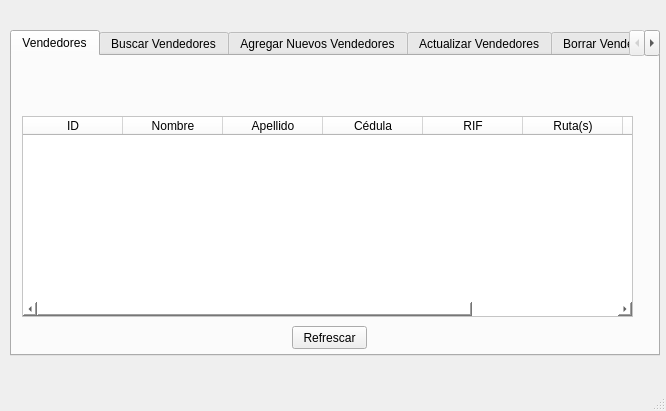
<?xml version="1.0" encoding="UTF-8"?>
<ui version="4.0">
 <class>Vendedores</class>
 <widget class="QMainWindow" name="Vendedores">
  <property name="geometry">
   <rect>
    <x>0</x>
    <y>0</y>
    <width>666</width>
    <height>411</height>
   </rect>
  </property>
  <property name="windowTitle">
   <string>MainWindow</string>
  </property>
  <widget class="QWidget" name="centralwidget">
   <widget class="QTabWidget" name="Vendedores_t">
    <property name="geometry">
     <rect>
      <x>10</x>
      <y>30</y>
      <width>650</width>
      <height>326</height>
     </rect>
    </property>
    <property name="currentIndex">
     <number>0</number>
    </property>
    <property name="iconSize">
     <size>
      <width>18</width>
      <height>18</height>
     </size>
    </property>
    <widget class="QWidget" name="Vendedores_t4">
     <attribute name="title">
      <string>Vendedores</string>
     </attribute>
     <widget class="QPushButton" name="refrescar_t1">
      <property name="geometry">
       <rect>
        <x>280</x>
        <y>270</y>
        <width>75</width>
        <height>23</height>
       </rect>
      </property>
      <property name="text">
       <string>Refrescar</string>
      </property>
     </widget>
     <widget class="QTableWidget" name="tableWidget_4">
      <property name="geometry">
       <rect>
        <x>10</x>
        <y>60</y>
        <width>611</width>
        <height>201</height>
       </rect>
      </property>
      <property name="maximumSize">
       <size>
        <width>611</width>
        <height>201</height>
       </size>
      </property>
      <property name="styleSheet">
       <string notr="true">background-color:rgb(255, 255, 255);</string>
      </property>
      <column>
       <property name="text">
        <string>ID</string>
       </property>
      </column>
      <column>
       <property name="text">
        <string>Nombre</string>
       </property>
      </column>
      <column>
       <property name="text">
        <string>Apellido</string>
       </property>
      </column>
      <column>
       <property name="text">
        <string>Cédula</string>
       </property>
      </column>
      <column>
       <property name="text">
        <string>RIF</string>
       </property>
      </column>
      <column>
       <property name="text">
        <string>Ruta(s)</string>
       </property>
      </column>
      <column>
       <property name="text">
        <string>Residencia</string>
       </property>
      </column>
      <column>
       <property name="text">
        <string>Telefono</string>
       </property>
      </column>
     </widget>
    </widget>
    <widget class="QWidget" name="Vendedores_t2">
     <attribute name="title">
      <string>Buscar Vendedores</string>
     </attribute>
     <widget class="QLineEdit" name="lineEdit">
      <property name="geometry">
       <rect>
        <x>20</x>
        <y>20</y>
        <width>113</width>
        <height>20</height>
       </rect>
      </property>
      <property name="placeholderText">
       <string>ID Vendedor</string>
      </property>
     </widget>
     <widget class="QPushButton" name="Buscar_t2">
      <property name="geometry">
       <rect>
        <x>260</x>
        <y>270</y>
        <width>75</width>
        <height>23</height>
       </rect>
      </property>
      <property name="text">
       <string>Buscar</string>
      </property>
     </widget>
     <widget class="QPushButton" name="pushButton_6">
      <property name="geometry">
       <rect>
        <x>140</x>
        <y>20</y>
        <width>75</width>
        <height>23</height>
       </rect>
      </property>
      <property name="text">
       <string>Buscar</string>
      </property>
     </widget>
     <widget class="QTableWidget" name="tableWidget_5">
      <property name="geometry">
       <rect>
        <x>10</x>
        <y>60</y>
        <width>611</width>
        <height>201</height>
       </rect>
      </property>
      <property name="maximumSize">
       <size>
        <width>611</width>
        <height>201</height>
       </size>
      </property>
      <property name="styleSheet">
       <string notr="true">background-color:rgb(255, 255, 255);</string>
      </property>
      <column>
       <property name="text">
        <string>ID</string>
       </property>
      </column>
      <column>
       <property name="text">
        <string>Nombre</string>
       </property>
      </column>
      <column>
       <property name="text">
        <string>Apellido</string>
       </property>
      </column>
      <column>
       <property name="text">
        <string>Cédula</string>
       </property>
      </column>
      <column>
       <property name="text">
        <string>RIF</string>
       </property>
      </column>
      <column>
       <property name="text">
        <string>Ruta(s)</string>
       </property>
      </column>
      <column>
       <property name="text">
        <string>Residencia</string>
       </property>
      </column>
      <column>
       <property name="text">
        <string>Telefono</string>
       </property>
      </column>
     </widget>
    </widget>
    <widget class="QWidget" name="Vendedores_t3">
     <attribute name="title">
      <string>Agregar Nuevos Vendedores</string>
     </attribute>
     <widget class="QFrame" name="frame_2">
      <property name="geometry">
       <rect>
        <x>20</x>
        <y>30</y>
        <width>551</width>
        <height>231</height>
       </rect>
      </property>
      <property name="styleSheet">
       <string notr="true">background-color: rgb(255, 255, 255);</string>
      </property>
      <property name="frameShape">
       <enum>QFrame::StyledPanel</enum>
      </property>
      <property name="frameShadow">
       <enum>QFrame::Raised</enum>
      </property>
      <widget class="QWidget" name="">
       <property name="geometry">
        <rect>
         <x>160</x>
         <y>21</y>
         <width>53</width>
         <height>201</height>
        </rect>
       </property>
       <layout class="QVBoxLayout" name="verticalLayout_2">
        <item>
         <widget class="QLabel" name="label">
          <property name="text">
           <string>ID</string>
          </property>
         </widget>
        </item>
        <item>
         <widget class="QLabel" name="label_2">
          <property name="text">
           <string>Nombre</string>
          </property>
         </widget>
        </item>
        <item>
         <widget class="QLabel" name="label_3">
          <property name="text">
           <string>Apellido</string>
          </property>
         </widget>
        </item>
        <item>
         <widget class="QLabel" name="label_4">
          <property name="text">
           <string>Cédula</string>
          </property>
         </widget>
        </item>
        <item>
         <widget class="QLabel" name="label_5">
          <property name="text">
           <string>RIF</string>
          </property>
         </widget>
        </item>
        <item>
         <widget class="QLabel" name="label_16">
          <property name="text">
           <string>Ruta(s)</string>
          </property>
         </widget>
        </item>
        <item>
         <widget class="QLabel" name="label_6">
          <property name="text">
           <string>Residencia</string>
          </property>
         </widget>
        </item>
        <item>
         <widget class="QLabel" name="label_14">
          <property name="text">
           <string>Telefono</string>
          </property>
         </widget>
        </item>
       </layout>
      </widget>
      <widget class="QWidget" name="">
       <property name="geometry">
        <rect>
         <x>221</x>
         <y>20</y>
         <width>241</width>
         <height>204</height>
        </rect>
       </property>
       <layout class="QVBoxLayout" name="verticalLayout_3">
        <item>
         <widget class="QLineEdit" name="lineEdit_18"/>
        </item>
        <item>
         <widget class="QLineEdit" name="lineEdit_31"/>
        </item>
        <item>
         <widget class="QLineEdit" name="lineEdit_19"/>
        </item>
        <item>
         <widget class="QLineEdit" name="lineEdit_20"/>
        </item>
        <item>
         <widget class="QLineEdit" name="lineEdit_21"/>
        </item>
        <item>
         <widget class="QLineEdit" name="lineEdit_22"/>
        </item>
        <item>
         <widget class="QLineEdit" name="lineEdit_23"/>
        </item>
        <item>
         <widget class="QLineEdit" name="lineEdit_17"/>
        </item>
       </layout>
      </widget>
     </widget>
     <widget class="QPushButton" name="pushButton">
      <property name="geometry">
       <rect>
        <x>260</x>
        <y>270</y>
        <width>75</width>
        <height>23</height>
       </rect>
      </property>
      <property name="text">
       <string>Agregar</string>
      </property>
     </widget>
    </widget>
    <widget class="QWidget" name="Vendedores_t4">
     <attribute name="title">
      <string>Actualizar Vendedores</string>
     </attribute>
     <widget class="QFrame" name="frame_3">
      <property name="geometry">
       <rect>
        <x>240</x>
        <y>50</y>
        <width>321</width>
        <height>231</height>
       </rect>
      </property>
      <property name="styleSheet">
       <string notr="true">background-color: rgb(255, 255, 255);</string>
      </property>
      <property name="frameShape">
       <enum>QFrame::StyledPanel</enum>
      </property>
      <property name="frameShadow">
       <enum>QFrame::Raised</enum>
      </property>
      <widget class="QWidget" name="layoutWidget">
       <property name="geometry">
        <rect>
         <x>9</x>
         <y>11</y>
         <width>53</width>
         <height>201</height>
        </rect>
       </property>
       <layout class="QVBoxLayout" name="verticalLayout_4">
        <item>
         <widget class="QLabel" name="label_7">
          <property name="text">
           <string>ID</string>
          </property>
         </widget>
        </item>
        <item>
         <widget class="QLabel" name="label_8">
          <property name="text">
           <string>Nombre</string>
          </property>
         </widget>
        </item>
        <item>
         <widget class="QLabel" name="label_9">
          <property name="text">
           <string>Apellido</string>
          </property>
         </widget>
        </item>
        <item>
         <widget class="QLabel" name="label_10">
          <property name="text">
           <string>Cédula</string>
          </property>
         </widget>
        </item>
        <item>
         <widget class="QLabel" name="label_11">
          <property name="text">
           <string>RIF</string>
          </property>
         </widget>
        </item>
        <item>
         <widget class="QLabel" name="label_17">
          <property name="text">
           <string>Ruta(s)</string>
          </property>
         </widget>
        </item>
        <item>
         <widget class="QLabel" name="label_12">
          <property name="text">
           <string>Residencia</string>
          </property>
         </widget>
        </item>
        <item>
         <widget class="QLabel" name="label_15">
          <property name="text">
           <string>Telefono</string>
          </property>
         </widget>
        </item>
       </layout>
      </widget>
      <widget class="QWidget" name="layoutWidget_2">
       <property name="geometry">
        <rect>
         <x>70</x>
         <y>10</y>
         <width>241</width>
         <height>204</height>
        </rect>
       </property>
       <layout class="QVBoxLayout" name="verticalLayout_5">
        <item>
         <widget class="QLineEdit" name="lineEdit_24"/>
        </item>
        <item>
         <widget class="QLineEdit" name="lineEdit_32"/>
        </item>
        <item>
         <widget class="QLineEdit" name="lineEdit_25"/>
        </item>
        <item>
         <widget class="QLineEdit" name="lineEdit_26"/>
        </item>
        <item>
         <widget class="QLineEdit" name="lineEdit_27"/>
        </item>
        <item>
         <widget class="QLineEdit" name="lineEdit_28"/>
        </item>
        <item>
         <widget class="QLineEdit" name="lineEdit_29"/>
        </item>
        <item>
         <widget class="QLineEdit" name="lineEdit_30"/>
        </item>
       </layout>
      </widget>
     </widget>
     <widget class="QPushButton" name="pushButton_3">
      <property name="geometry">
       <rect>
        <x>340</x>
        <y>300</y>
        <width>181</width>
        <height>23</height>
       </rect>
      </property>
      <property name="text">
       <string>Actualizar</string>
      </property>
     </widget>
     <widget class="QWidget" name="layoutWidget_5">
      <property name="geometry">
       <rect>
        <x>30</x>
        <y>120</y>
        <width>183</width>
        <height>70</height>
       </rect>
      </property>
      <layout class="QVBoxLayout" name="verticalLayout">
       <item>
        <widget class="QLabel" name="label_13">
         <property name="styleSheet">
          <string notr="true">background-color: rgb(255, 255, 255);</string>
         </property>
         <property name="text">
          <string>INGRESE EL ID DEL VENDEDOR</string>
         </property>
        </widget>
       </item>
       <item>
        <widget class="QLineEdit" name="lineEdit_15"/>
       </item>
       <item>
        <widget class="QPushButton" name="pushButton_2">
         <property name="text">
          <string>Buscar</string>
         </property>
        </widget>
       </item>
      </layout>
     </widget>
    </widget>
    <widget class="QWidget" name="Vendedores_t5">
     <attribute name="title">
      <string>Borrar Vendedores</string>
     </attribute>
     <widget class="QPushButton" name="pushButton_4">
      <property name="geometry">
       <rect>
        <x>260</x>
        <y>270</y>
        <width>75</width>
        <height>23</height>
       </rect>
      </property>
      <property name="text">
       <string>Borrar</string>
      </property>
     </widget>
     <widget class="QPushButton" name="pushButton_5">
      <property name="geometry">
       <rect>
        <x>140</x>
        <y>20</y>
        <width>75</width>
        <height>23</height>
       </rect>
      </property>
      <property name="text">
       <string>Buscar</string>
      </property>
     </widget>
     <widget class="QLineEdit" name="lineEdit_16">
      <property name="geometry">
       <rect>
        <x>20</x>
        <y>20</y>
        <width>113</width>
        <height>20</height>
       </rect>
      </property>
     </widget>
     <widget class="QTableWidget" name="tableWidget_6">
      <property name="geometry">
       <rect>
        <x>10</x>
        <y>60</y>
        <width>611</width>
        <height>201</height>
       </rect>
      </property>
      <property name="maximumSize">
       <size>
        <width>611</width>
        <height>201</height>
       </size>
      </property>
      <property name="styleSheet">
       <string notr="true">background-color:rgb(255, 255, 255);</string>
      </property>
      <column>
       <property name="text">
        <string>ID</string>
       </property>
      </column>
      <column>
       <property name="text">
        <string>Nombre</string>
       </property>
      </column>
      <column>
       <property name="text">
        <string>Apellido</string>
       </property>
      </column>
      <column>
       <property name="text">
        <string>Cédula</string>
       </property>
      </column>
      <column>
       <property name="text">
        <string>RIF</string>
       </property>
      </column>
      <column>
       <property name="text">
        <string>Ruta(s)</string>
       </property>
      </column>
      <column>
       <property name="text">
        <string>Residencia</string>
       </property>
      </column>
      <column>
       <property name="text">
        <string>Telefono</string>
       </property>
      </column>
     </widget>
    </widget>
   </widget>
  </widget>
  <widget class="QMenuBar" name="menubar">
   <property name="geometry">
    <rect>
     <x>0</x>
     <y>0</y>
     <width>666</width>
     <height>21</height>
    </rect>
   </property>
  </widget>
  <widget class="QStatusBar" name="statusbar"/>
 </widget>
 <resources/>
 <connections/>
</ui>
